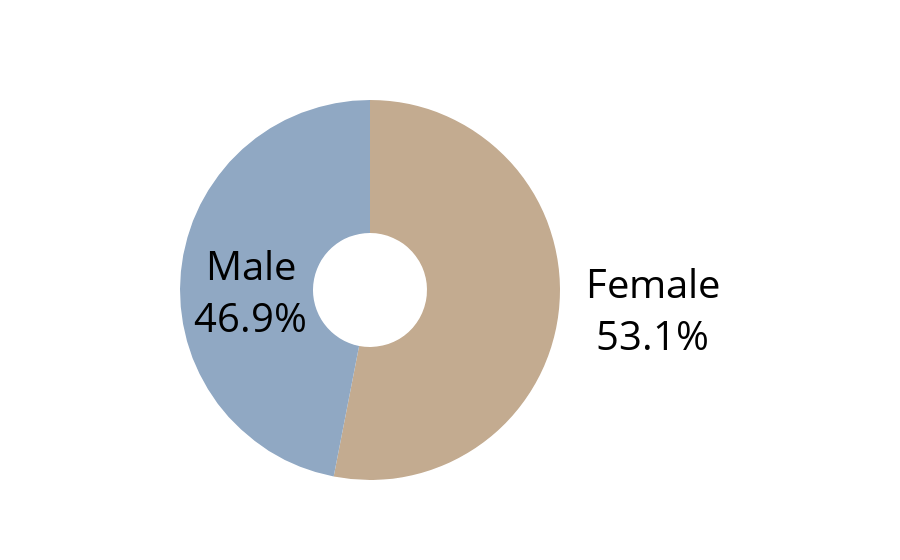

Here is the notebook cell this chart was saved with:
### Markdown cell above
# Slide 1 - Gender

### Code cell
labels = ['Male', 'Female']
values = [23,26]
colors = ['rgb(144,168,195)', 'rgb(195,171,144)']
fig = go.Figure(data=[go.Pie(labels=labels, values=values, textinfo='label+percent', textfont_size=40,
                             insidetextorientation='radial', marker_colors=colors, textfont_color='#000000', hole=.3
                            )])
fig.update(layout_showlegend=False)
iplot(fig)
fig.write_image("presentationImages/S1_Gender_ComplementaryColors.png", width=800, height=800)

### Figure 1 — Plotly figure (JSON) as saved in the notebook; plotly's stock layout.template omitted (floating-point values rounded to 4 significant figures)
{"data": [{"hole": 0.3, "insidetextorientation": "radial", "labels": ["Male", "Female"], "marker": {"colors": ["rgb(144,168,195)", "rgb(195,171,144)"]}, "textfont": {"color": "#000000", "size": 40}, "textinfo": "label+percent", "type": "pie", "values": [23, 26]}], "layout": {"showlegend": false}}
